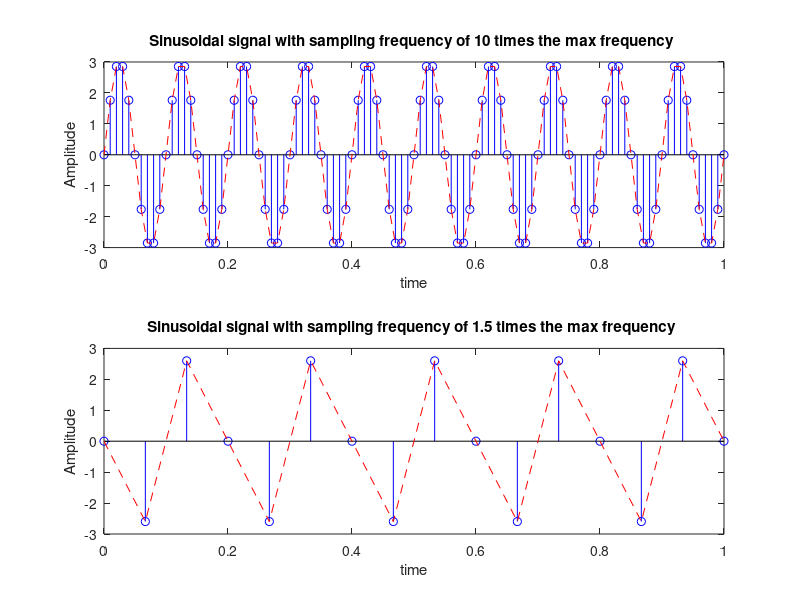

This chart was generated by the following MATLAB code:
clc;
clear all;
f=10;                              %max frequency
fs1=10*f;                          %first sampling frequency
fs2=1.5*f;                         %second sampling frequency

t1=0:1/fs1:1;
t2=0:1/fs2:1;

y1=3*sin(20*pi*t1);                %signal with 10 times of max frequency
y2=3*sin(20*pi*t2);                  %signal with 1.5 times of max frequency

figure(1);
subplot(2,1,1);
stem(t1,y1,'b');
hold on;
plot(t1,y1,'r','LineStyle','--');
xlabel('time')
ylabel('Amplitude')
title('Sinusoidal signal with sampling frequency of 10 times the max frequency ')

subplot(2,1,2);
stem(t2,y2,'b');
hold on;
plot(t2,y2,'r','LineStyle','--');
xlabel('time')
ylabel('Amplitude')
title('Sinusoidal signal with sampling frequency of 1.5 times the max frequency ')

